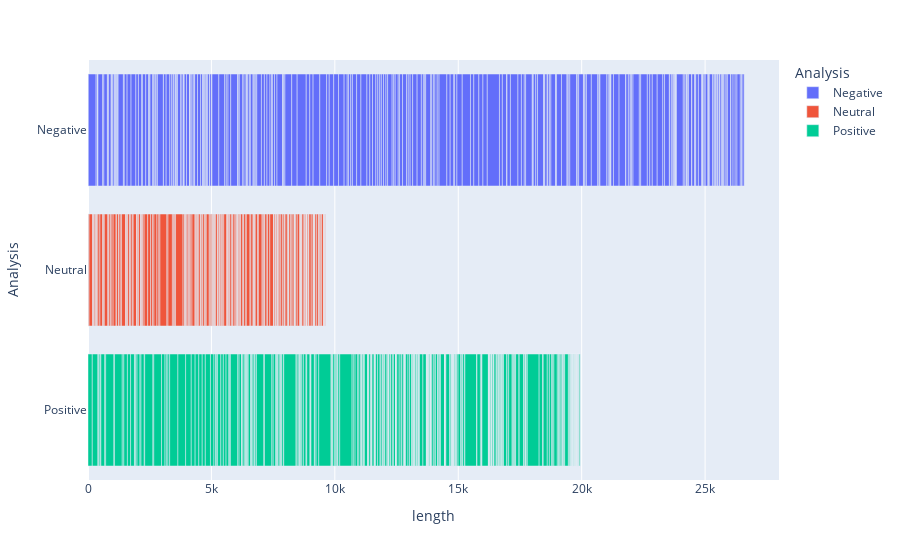

The notebook cell saved with this chart:
### Code cell
fig3 = px.bar(review, x="length", y="Analysis", color="Analysis")
fig3.show()

### Figure 1 — Plotly figure (JSON) as saved in the notebook; plotly's stock layout.template omitted (floating-point values rounded to 4 significant figures; data arrays with more than 128 entries replaced by an {"elided": "..."} marker saying what was removed)
{"data": [{"alignmentgroup": "True", "hovertemplate": "Analysis=%{y}<br>length=%{x}<extra></extra>", "legendgroup": "Negative", "marker": {"color": "#636efa"}, "name": "Negative", "offsetgroup": "Negative", "orientation": "h", "showlegend": true, "textposition": "auto", "type": "bar", "x": {"elided": "306 int values"}, "xaxis": "x", "y": {"elided": "306 str values"}, "yaxis": "y"}, {"alignmentgroup": "True", "hovertemplate": "Analysis=%{y}<br>length=%{x}<extra></extra>", "legendgroup": "Neutral", "marker": {"color": "#EF553B"}, "name": "Neutral", "offsetgroup": "Neutral", "orientation": "h", "showlegend": true, "textposition": "auto", "type": "bar", "x": {"elided": "245 int values"}, "xaxis": "x", "y": {"elided": "245 str values"}, "yaxis": "y"}, {"alignmentgroup": "True", "hovertemplate": "Analysis=%{y}<br>length=%{x}<extra></extra>", "legendgroup": "Positive", "marker": {"color": "#00cc96"}, "name": "Positive", "offsetgroup": "Positive", "orientation": "h", "showlegend": true, "textposition": "auto", "type": "bar", "x": {"elided": "447 int values"}, "xaxis": "x", "y": {"elided": "447 str values"}, "yaxis": "y"}], "layout": {"barmode": "relative", "legend": {"title": {"text": "Analysis"}, "tracegroupgap": 0}, "margin": {"t": 60}, "xaxis": {"anchor": "y", "domain": [0, 1], "title": {"text": "length"}}, "yaxis": {"anchor": "x", "categoryarray": ["Positive", "Neutral", "Negative"], "categoryorder": "array", "domain": [0, 1], "title": {"text": "Analysis"}}}}
